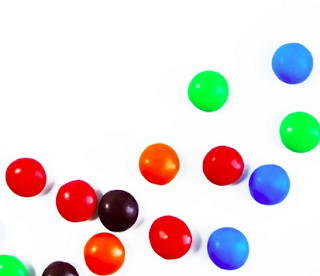
#> input picture openCV/Detect-red-traffic-violation-using-openCV-yolov10/smarties.png, 320 x 276 px
$ python -i test1.py   (imports and definitions only)
#> lines starting #> are read from the running program, lines starting #| are printed output that depends on the picture; after the words box and inside, x2 and y2 are one past the last pixel; in counts of white or black regions, pixels touching at a corner belong together
#> further down, picture is the input picture: shape (276, 320, 3); mean B, G, R 219.2, 220.4, 228.9
import cv2
import numpy as np

def process_frame(frame):
    lower_range = np.array([58, 97, 222])  # Green color range
    upper_range = np.array([179, 255, 255])
    lower_range1 = np.array([0, 43, 184])  # Red color range
    upper_range1 = np.array([56,132, 255])

    hsv = cv2.cvtColor(frame, cv2.COLOR_BGR2HSV)
#> hsv: shape (276, 320, 3); mean H, S, V 27.5, 46, 246.9

    # Create masks for both color ranges
    green_mask = cv2.inRange(hsv, lower_range, upper_range)
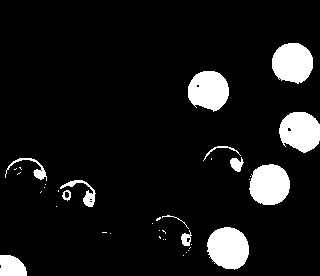
#> green_mask: shape (276, 320); 9.1% white; 38 white regions (25 under 20 px), largest, box (x1, y1, x2, y2) and area: (207, 227, 249, 270) 1394, (249, 164, 290, 205) 1331, (272, 43, 313, 84) 1317
    red_mask = cv2.inRange(hsv, lower_range1, upper_range1)
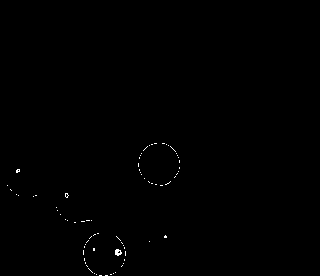
#> red_mask: shape (276, 320); 0.25% white in thin lines or dots, all inside (x1, y1, x2, y2) = (7, 143, 180, 276)

    # Combine the two masks
    combined_mask = cv2.bitwise_or(green_mask, red_mask)
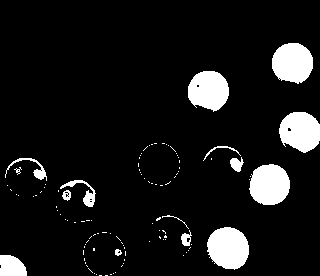
#> combined_mask: shape (276, 320); 9.3% white; 109 white regions (94 under 20 px)

    # Threshold the combined mask
    _, final_mask = cv2.threshold(combined_mask, 254, 255, cv2.THRESH_BINARY)
    detected_label = None

    # Find contours
    cnts, _ = cv2.findContours(final_mask, cv2.RETR_EXTERNAL, cv2.CHAIN_APPROX_NONE)
#> cnts = 109 contours, 96 with area under 20; largest, box (x1, y1, x2, y2) and area: (207, 227, 249, 270) 1330, (249, 164, 290, 205) 1270, (272, 43, 313, 84) 1258, (279, 112, 320, 153) 1232, (188, 71, 229, 112) 1220
    for c in cnts:
        if cv2.contourArea(c) > 50:
            x, y, w, h = cv2.boundingRect(c)

            # Calculate the center point of the rectangle
            cx = x + w // 2
            cy = y + h // 2

            if cx < 915:

            # Determine the color of the contour
                if cv2.countNonZero(green_mask[y:y+h, x:x+w]) > 0:  # Green color range
                   color = (0, 255, 0)  # Green color for the rectangle
                   text_color = (0, 255, 0)  # Green text
                   label = "GREEN"
                elif cv2.countNonZero(red_mask[y:y+h, x:x+w]) > 0:  # Red color range
                   color = (0, 0, 255)  # Red color for the rectangle
                   text_color = (0, 0, 255)  # Red text
                   label = "RED"
            else:
                continue

            detected_label = label
            # Draw rectangle
            cv2.rectangle(frame, (x, y), (x + w, y + h), color, 2)

            # Draw the center point
            cv2.circle(frame, (cx, cy), 1, (255, 0, 0), -1)  # Draw a small blue circle at the center

            # Display text
            cv2.putText(frame, label, (x, y), cv2.FONT_HERSHEY_SIMPLEX, 0.6, text_color, 2)
#> this loop made 109 passes
#> (x, y, w, h, cx, cy) on passes 16, 42, 45, 63, 74, 86, 90, 91, 107, 108, 109: (0, 255, 27, 21, 13, 265), (181, 230, 11, 16, 186, 238), (207, 227, 42, 43, 228, 248), (62, 190, 9, 11, 66, 195), (60, 180, 36, 27, 78, 193), (249, 164, 41, 41, 269, 184), (5, 158, 42, 23, 26, 169), (230, 157, 14, 15, 237, 164), (279, 112, 41, 41, 299, 132), (188, 71, 41, 41, 208, 91), (272, 43, 41, 41, 292, 63)
#> c on passes 1 to 6: [[105, 275], [106, 275], [107, 275], [106, 275]], [[99, 275], [100, 275], [101, 275], [100, 275]], [[110, 274], [111, 274]], [[96, 274]], [[113, 273]], [[94, 273]]
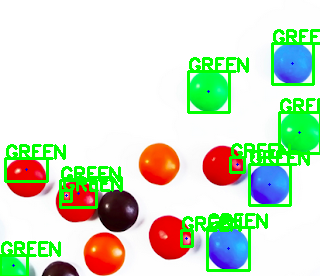
#> frame: shape (276, 320, 3); 9.59% of pixels changed, all inside (x1, y1, x2, y2) = (0, 29, 320, 276)

    return frame,detected_label

>>> import cv2
>>> picture = cv2.imread('smarties.png')
>>> result = process_frame(picture)
